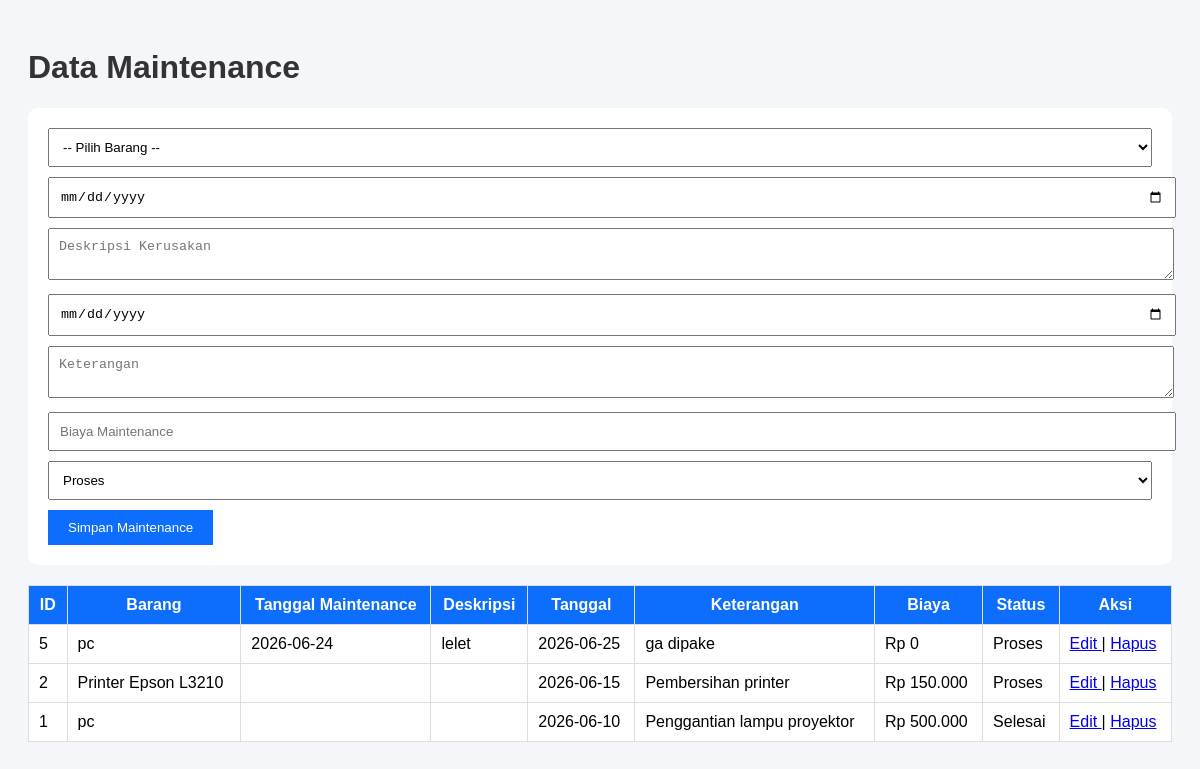
Screenshot of /inventaris_lab_project2/frontend/pages/maintenance.php (signed in) with the database file from the repository.
### tables this page shows
CREATE TABLE `maintenance` (
  `id_maintenance` int(11) NOT NULL,
  `id_barang` int(11) NOT NULL,
  `tanggal_maintenance` date DEFAULT NULL,
  `deskripsi` text DEFAULT NULL,
  `tanggal` date NOT NULL,
  `keterangan` text DEFAULT NULL,
  `biaya` decimal(12,2) DEFAULT 0.00,
  `status` enum('Proses','Selesai') NOT NULL
);

CREATE TABLE `barang` (
  `id_barang` int(11) NOT NULL,
  `kode_barang` varchar(50) NOT NULL,
  `nama_barang` varchar(100) NOT NULL,
  `id_kategori` int(11) NOT NULL,
  `id_lab` int(11) NOT NULL,
  `jumlah` int(11) NOT NULL,
  `kondisi` enum('Baik','Rusak Ringan','Rusak Berat') DEFAULT 'Baik',
  `tahun_pengadaan` year(4) DEFAULT NULL,
  `status` enum('Tersedia','Dipinjam','Maintenance') NOT NULL DEFAULT 'Tersedia'
);

### inventaris_lab_project2/frontend/pages/maintenance.php (the view, shortened to what this page needs)
<?php
include "../../backend/config/koneksi.php";
$data = mysqli_query($conn,"
SELECT
maintenance.*,
barang.nama_barang
FROM maintenance
LEFT JOIN barang
ON maintenance.id_barang = barang.id_barang
ORDER BY id_maintenance DESC
");
?>
<!DOCTYPE html>
<html>
<head>
</head>
<body>
<h1>Data Maintenance</h1>
<form method="POST">
<select name="id_barang" required>
<option value="">
-- Pilih Barang --
</option>
</select>
<input
type="date"
name="tanggal_maintenance"
required
>
<textarea
name="deskripsi"
placeholder="Deskripsi Kerusakan"
required
></textarea>
<input
type="date"
name="tanggal"
required
>
<textarea
name="keterangan"
placeholder="Keterangan"
></textarea>
<input
type="number"
step="0.01"
name="biaya"
placeholder="Biaya Maintenance"
>
<select name="status">
<option value="Proses">
Proses
</option>
</select>
<button type="submit" name="simpan">
Simpan Maintenance
</button>
</form>
<table>
<th>ID</th>
<th>Barang</th>
<th>Tanggal Maintenance</th>
<th>Deskripsi</th>
<th>Tanggal</th>
<th>Keterangan</th>
<th>Biaya</th>
<th>Status</th>
<th>Aksi</th>
<?php while($row=mysqli_fetch_assoc($data)){ ?>
<tr>
<td><?= $row['id_maintenance']; ?></td>
<td><?= $row['nama_barang']; ?></td>
<td><?= $row['tanggal_maintenance']; ?></td>
<td><?= $row['deskripsi']; ?></td>
<td><?= $row['tanggal']; ?></td>
<td><?= $row['keterangan']; ?></td>
<td>Rp <?= number_format($row['biaya'],0,',','.'); ?></td>
<td><?= $row['status']; ?></td>
<td>
<a href="edit_maintenance.php?id=<?= $row['id_maintenance']; ?>">
Edit
</a>
|
<a href="hapus_maintenance.php?id=<?= $row['id_maintenance']; ?>"
onclick="return confirm('Yakin hapus data?')">
Hapus
</a>
</td>
</tr>
<?php } ?>
</table>
</body>
</html>

### inventaris_lab_project2/frontend/pages/maintenance.php (style rules this page uses)
body { font-family:Arial; background:#f4f6f9; padding:20px; }
h1 { color:#333; }
form { background:white; padding:20px; margin-bottom:20px; border-radius:10px; }
input, textarea, select { width:100%; padding:10px; margin-bottom:10px; }
button { background:#0d6efd; color:white; border:none; padding:10px 20px; cursor:pointer; }
table { width:100%; border-collapse:collapse; background:white; }
th,td { border:1px solid #ddd; padding:10px; }
th { background:#0d6efd; color:white; }

### rows the page displays
maintenance: id_maintenance "5", id_barang.nama_barang "pc", tanggal_maintenance "2026-06-24", deskripsi "lelet", tanggal "2026-06-25", keterangan "ga dipake", biaya "0", status "Proses"
maintenance: id_maintenance "2", id_barang.nama_barang "Printer Epson L3210", tanggal "2026-06-15", keterangan "Pembersihan printer", biaya "150.000", status "Proses"
maintenance: id_maintenance "1", id_barang.nama_barang "pc", tanggal "2026-06-10", keterangan "Penggantian lampu proyektor", biaya "500.000", status "Selesai"
